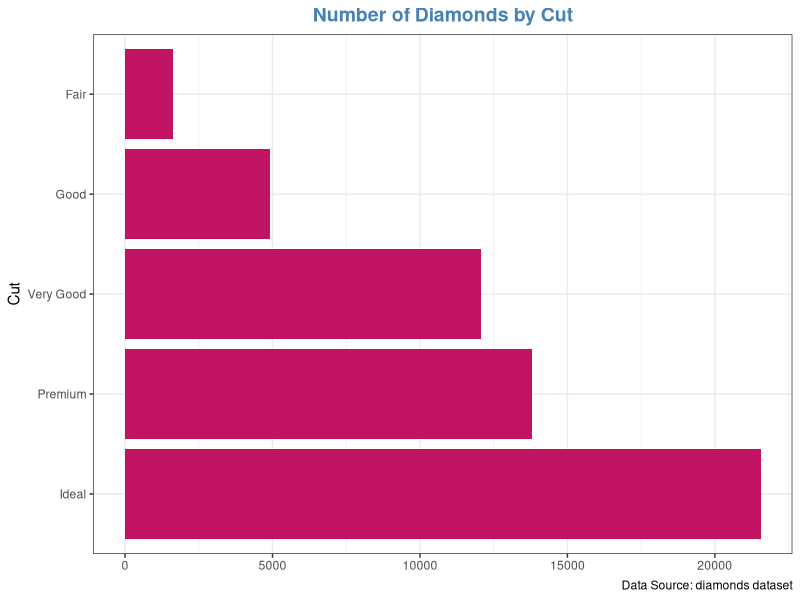

R code for this plot:
# =========================================================
# Exercise 1 – Ordered Bar Chart (Top Categories)
# Dataset: diamonds
#
# Visual idea:
# A clean horizontal bar chart showing the most frequent cuts,
# ordered from highest to lowest.
#
# Sketch:
# - Bars sorted descending
# - Horizontal layout
# - Single clean color
#
# Tasks:
# 1. Count the number of diamonds by cut.
# 2. Reorder the bars from highest to lowest count.
# 3. Create a horizontal bar chart.
# 4. Use a single clean color.
# 5. Add a clear title and axis labels.
# =========================================================

library(tidyverse)

view(diamonds)

diamonds %>%
  ggplot(aes(fct_infreq(cut)))+
  geom_bar(fill="#C21363")+
  coord_flip()+
  theme_bw()+
  labs(title = "Number of Diamonds by Cut",
       x="Cut",
       y=NULL,
       caption = "Data Source: diamonds dataset")+
  theme(plot.title = element_text(hjust = 0.5,
                                  size = 14,
                                  face="bold",
                                  color = "steelblue"))
